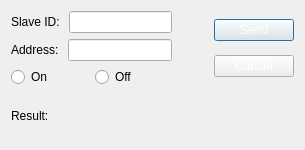
<?xml version="1.0" encoding="UTF-8"?>
<ui version="4.0">
 <class>WriteSingleCoilDialog</class>
 <widget class="QDialog" name="WriteSingleCoilDialog">
  <property name="geometry">
   <rect>
    <x>0</x>
    <y>0</y>
    <width>305</width>
    <height>150</height>
   </rect>
  </property>
  <property name="windowTitle">
   <string>Dialog</string>
  </property>
  <layout class="QVBoxLayout" name="verticalLayout">
   <item>
    <layout class="QHBoxLayout" name="horizontalLayout">
     <item>
      <layout class="QVBoxLayout" name="verticalLayout_2">
       <item>
        <layout class="QHBoxLayout" name="horizontalLayout_4">
         <item>
          <widget class="QLabel" name="label_3">
           <property name="text">
            <string>Slave ID: </string>
           </property>
          </widget>
         </item>
         <item>
          <widget class="QLineEdit" name="inputSlaveId"/>
         </item>
        </layout>
       </item>
       <item>
        <layout class="QHBoxLayout" name="horizontalLayout_3">
         <item>
          <widget class="QLabel" name="label">
           <property name="text">
            <string>Address: </string>
           </property>
          </widget>
         </item>
         <item>
          <widget class="QLineEdit" name="inputAddress"/>
         </item>
        </layout>
       </item>
       <item>
        <layout class="QHBoxLayout" name="horizontalLayout_2">
         <item>
          <widget class="QRadioButton" name="btnOn">
           <property name="text">
            <string>On</string>
           </property>
          </widget>
         </item>
         <item>
          <widget class="QRadioButton" name="btnOff">
           <property name="text">
            <string>Off</string>
           </property>
          </widget>
         </item>
        </layout>
       </item>
      </layout>
     </item>
     <item>
      <spacer name="horizontalSpacer">
       <property name="orientation">
        <enum>Qt::Horizontal</enum>
       </property>
       <property name="sizeHint" stdset="0">
        <size>
         <width>40</width>
         <height>20</height>
        </size>
       </property>
      </spacer>
     </item>
     <item>
      <layout class="QVBoxLayout" name="verticalLayout_4">
       <item>
        <widget class="QPushButton" name="btnSend">
         <property name="styleSheet">
          <string notr="true">color: white</string>
         </property>
         <property name="text">
          <string>Send</string>
         </property>
        </widget>
       </item>
       <item>
        <widget class="QPushButton" name="btnCancel">
         <property name="styleSheet">
          <string notr="true">color: white</string>
         </property>
         <property name="text">
          <string>Cancel</string>
         </property>
        </widget>
       </item>
      </layout>
     </item>
    </layout>
   </item>
   <item>
    <layout class="QHBoxLayout" name="horizontalLayout_5">
     <item>
      <widget class="QLabel" name="label_5">
       <property name="text">
        <string>Result:</string>
       </property>
      </widget>
     </item>
     <item>
      <widget class="QLabel" name="labelStatus">
       <property name="text">
        <string/>
       </property>
      </widget>
     </item>
     <item>
      <spacer name="horizontalSpacer_2">
       <property name="orientation">
        <enum>Qt::Horizontal</enum>
       </property>
       <property name="sizeHint" stdset="0">
        <size>
         <width>40</width>
         <height>20</height>
        </size>
       </property>
      </spacer>
     </item>
    </layout>
   </item>
  </layout>
 </widget>
 <resources/>
 <connections/>
</ui>
